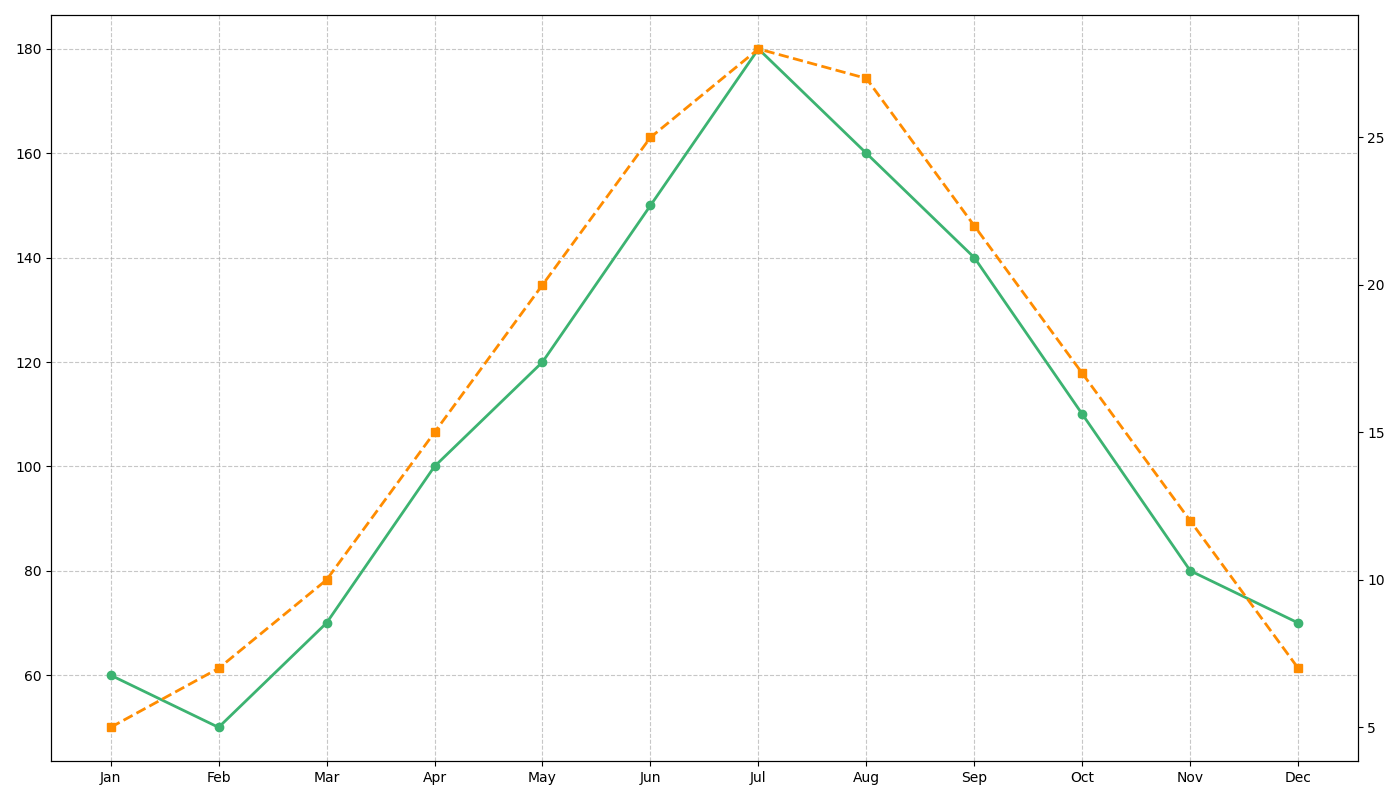

Source code (Python):
import matplotlib.pyplot as plt
import numpy as np

months = ["Jan", "Feb", "Mar", "Apr", "May", "Jun", "Jul", "Aug", "Sep", "Oct", "Nov", "Dec"]

rainfall = [60, 50, 70, 100, 120, 150, 180, 160, 140, 110, 80, 70]
avg_temperature = [5, 7, 10, 15, 20, 25, 28, 27, 22, 17, 12, 7]

fig, ax1 = plt.subplots(figsize=(14, 8))

color_rainfall = 'mediumseagreen'
ax1.plot(months, rainfall, marker='o', linestyle='-', color=color_rainfall, linewidth=2)

ax2 = ax1.twinx()

color_temperature = 'darkorange'
ax2.plot(months, avg_temperature, marker='s', linestyle='--', color=color_temperature, linewidth=2)

ax1.grid(True, linestyle='--', alpha=0.7)

fig.tight_layout()
plt.show()
